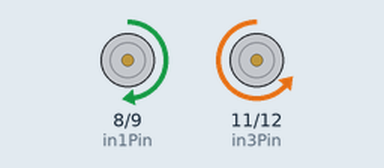
Recording of a sketch running on a simulated Arduino Uno, built with avr-gcc and run on an emulated ATmega328P. Shown: motor-driver pin pairs drawn as motors (green arrow = first pin HIGH = forward, orange = second pin HIGH = backward, longer = more drive, scaled by the enable pin).

Above: at 3.8 s.
At 16.1 s:
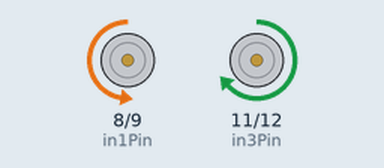
At 22.7 s:
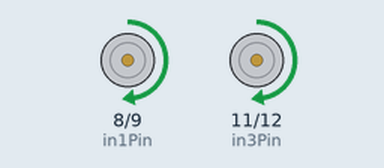
At 28.1 s:
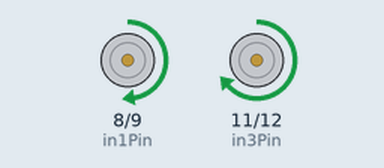
Timing chart, 0 to 30.9 s (numbered marks = the images above):
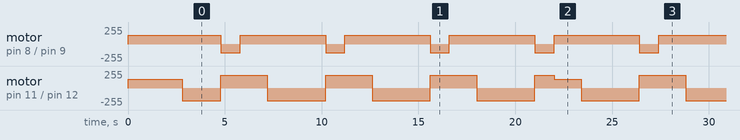

The sketch:

basic-robot-movement-sketch.ino
```cpp
// Motor A
#define enaPin 3
#define in1Pin 8 // If in1Pin is HIGH then Motor A moves forward.
#define in2Pin 9


// Motor B
#define enbPin 5
#define in3Pin 11
#define in4Pin 12 // If in4Pin is HIGH then Motor B moves forward.


float duration, distance;


///////// Helper Functions ////////////

void move_forward() {

  // B|-------|A

  // To get the same speed on both motors
  // these are the PWM values:
  // Motor A: 128
  // Motor B: 190

  // Motor B is ON.
  // Motor A is ON.

  // Full stop before changing motor direction
  analogWrite(enaPin, 0);
  analogWrite(enbPin, 0);

  // 1- Set the direction of rotation

  // Motor A - rotating forwards
  digitalWrite(in1Pin, HIGH);
  digitalWrite(in2Pin, LOW);

  // Motor B - rotating forwards
  digitalWrite(in3Pin, LOW);
  digitalWrite(in4Pin, HIGH);


  // 2- Start the motors and set their speed

  analogWrite(enaPin, 128); // speed set to 0
  analogWrite(enbPin, 190);

}

void reverse() {

  // B|-------|A

  // To get the same speed on both motors
  // these are the PWM values:
  // Motor A: 128
  // Motor B: 190

  // Motor B is ON.
  // Motor A is ON.

  // Full stop before changing motor direction
  analogWrite(enaPin, 0);
  analogWrite(enbPin, 0);

  // 1- Set the direction of rotation

  // Motor A - rotating backwards
  digitalWrite(in1Pin, LOW);
  digitalWrite(in2Pin, HIGH);

  // Motor B - rotating backwards
  digitalWrite(in3Pin, HIGH);
  digitalWrite(in4Pin, LOW);


  // 2- Start the motors and set their speed

  analogWrite(enaPin, 128); // speed set to 0
  analogWrite(enbPin, 190);

}

void turn_left() {

  // B|-------|A


  // Motor B is ON.
  // Motor A is OFF.
  // Therefore, the pivot point is Wheel A.

  // Full stop before changing motor direction
  analogWrite(enaPin, 0);
  analogWrite(enbPin, 0);

  // 1- Set the direction of rotation

  // Motor A - stopped
  digitalWrite(in1Pin, LOW);
  digitalWrite(in2Pin, LOW);

  // Motor B - rotating backwards
  digitalWrite(in3Pin, HIGH);
  digitalWrite(in4Pin, LOW);


  // 2- Start the motors and set their speed

  analogWrite(enaPin, 0); // Motor A - speed set to 0
  analogWrite(enbPin, 128);

}


void turn_right() {

  // The delay needed for the robot to turn 360 degrees
  // is approx. 6000ms. This varies depending on the surface.

  // Motor A is OFF.
  // Motor B is ON.
  // Therefore, the pivot point is Wheel A.

  // Full stop before changing motor direction
  analogWrite(enaPin, 0);
  analogWrite(enbPin, 0);

  // 1- Set the direction of rotation

  // Motor A - stopped
  digitalWrite(in1Pin, LOW);
  digitalWrite(in2Pin, LOW);

  // Motor B - rotating forwards
  digitalWrite(in3Pin, LOW);
  digitalWrite(in4Pin, HIGH);


  // 2- Start the motors and set their speed

  analogWrite(enaPin, 0); // Motor A speed set to 0
  analogWrite(enbPin, 128);

}


void rotate_left() {

  // B|-------|A


  // Motor B is ON, moving backwards.
  // Motor A is ON, moving forwards.
  // The pivot point is half way between Wheel A and Wheel B.

  // Full stop before changing motor direction
  analogWrite(enaPin, 0);
  analogWrite(enbPin, 0);

  // 1- Set the direction of rotation

  // Motor A - rotating forwards
  digitalWrite(in1Pin, HIGH);
  digitalWrite(in2Pin, LOW);

  // Motor B - rotating backwards
  digitalWrite(in3Pin, HIGH);
  digitalWrite(in4Pin, LOW);


  // 2- Start the motors and set their speed

  analogWrite(enaPin, 128);
  analogWrite(enbPin, 128);

}

//////////////// END ///////////////////


void setup() {

  // Motor A
  pinMode(enaPin, OUTPUT);
  pinMode(in1Pin, OUTPUT);
  pinMode(in2Pin, OUTPUT);

  // Motor B
  pinMode(enbPin, OUTPUT);
  pinMode(in3Pin, OUTPUT);
  pinMode(in4Pin, OUTPUT);

  // When the robot is switched on rotate 360 degrees, counter-clockwise, once only.
  rotate_left();
  delay(2800);

}

void loop() {

  /*
  In each iteration we are specifying the sequence of actions
  we want to happen AND how long we want each action to take.
  If we don't specify how long we want the action to take then
  the robot won't perform that action.
  We specify "how long" by adding a delay after that action.
  */


  //rotate_left();
  //delay(2800);

  move_forward();
  delay(2000);

  reverse();
  delay(1000);

  rotate_left();
  delay(1400);

  move_forward();
  delay(1000);

}
```

Measured:
- by itself, motor on pin 8 (in1Pin) / pin 9 (in2Pin): alternates forward 128/255 for 4.4 s and backward 128/255 for 1.0 s
- by itself, motor on pin 11 (in3Pin) / pin 12 (in4Pin): moves between backward 190/255 and forward 190/255, repeating every 43.2 s
